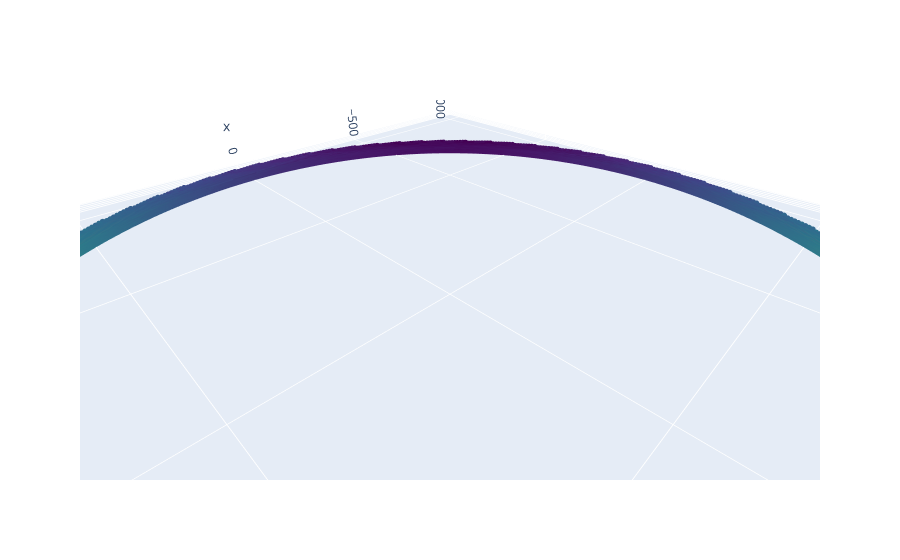

Source (notebook cell):
### Code cell
import plotly.graph_objects as go

fig = go.Figure(data=go.Scatter3d(
    x=x_arr, y=y_arr, z=z_arr,
    marker=dict(
        size=2,
        color=v_arr,
        colorscale='Viridis',
    ),
    line=dict(
        width=2,
        color=v_arr,
        colorscale='Viridis',
    )
))

fig.update_layout(
    scene=dict(
        aspectratio = dict( x=1, y=1, z=1.0 ),
        aspectmode = 'data'))
# fig.show()

### Figure 1 — Plotly figure (JSON) as saved in the notebook; plotly's stock layout.template omitted (floating-point values rounded to 4 significant figures; data arrays with more than 128 entries replaced by an {"elided": "..."} marker saying what was removed)
{"data": [{"line": {"color": {"elided": "6666 float values"}, "colorscale": [[0, "#440154"], [0.1111, "#482878"], [0.2222, "#3e4989"], [0.3333, "#31688e"], [0.4444, "#26828e"], [0.5556, "#1f9e89"], [0.6667, "#35b779"], [0.7778, "#6ece58"], [0.8889, "#b5de2b"], [1, "#fde725"]], "width": 2}, "marker": {"color": {"elided": "6666 float values"}, "colorscale": [[0, "#440154"], [0.1111, "#482878"], [0.2222, "#3e4989"], [0.3333, "#31688e"], [0.4444, "#26828e"], [0.5556, "#1f9e89"], [0.6667, "#35b779"], [0.7778, "#6ece58"], [0.8889, "#b5de2b"], [1, "#fde725"]], "size": 2}, "type": "scatter3d", "x": {"elided": "6666 float values"}, "y": {"elided": "6666 float values"}, "z": {"elided": "6666 float values"}}], "layout": {"scene": {"aspectmode": "data", "aspectratio": {"x": 1, "y": 1, "z": 1}}}}
